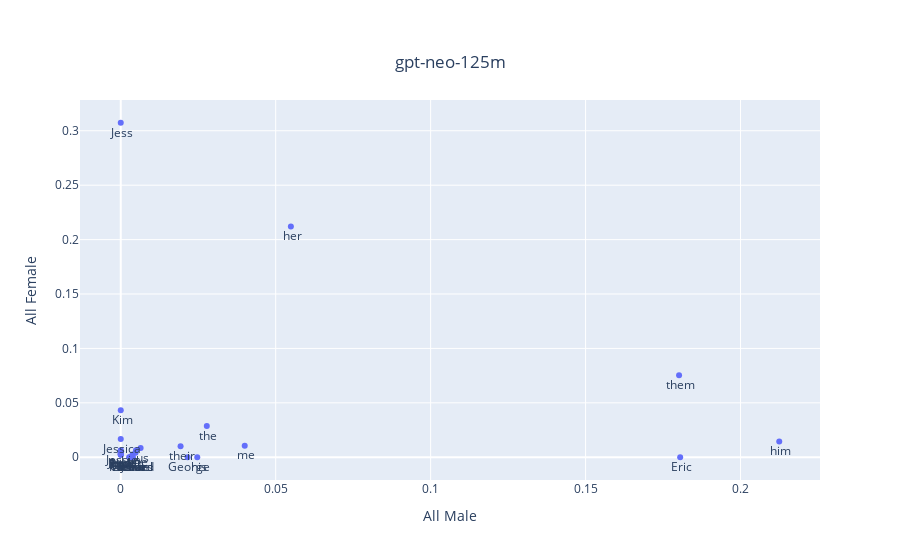

Here is the notebook cell this chart was saved with:
### Code cell
plot_compare_prompt_logprobs(prompt1, prompt2, "All Male", "All Female")

### Figure 1 — Plotly figure (JSON) as saved in the notebook; plotly's stock layout.template omitted (floating-point values rounded to 4 significant figures)
{"data": [{"mode": "markers+text", "text": [" his", " Ryan", " Josh", " Kim", " us", " George", " Jesse", " Nick", " Lee", " Jessie", " Michael", " each", " John", " Mr", " Jess", " a", " the", " one", " Dave", " Charles", " Jessica", " her", " their", " me", " Richard", " him", " Eric", " J", " Paul", " them"], "textposition": "bottom center", "type": "scatter", "x": [0.02469, 0, 0, 0, 0.006404, 0.02158, 0, 0, 0, 0, 0.002722, 0.00393, 0.003441, 0.003824, 0, 0.00491, 0.02776, 0.004778, 0.003121, 0.002909, 0, 0.05489, 0.01931, 0.04001, 0.003323, 0.2125, 0.1805, 0, 0.003284, 0.1802], "y": [0, 0.002598, 0.003271, 0.04309, 0.008484, 0, 0.003824, 0.002588, 0.002292, 0.00633, 0, 0, 0, 0.002528, 0.3074, 0.006531, 0.02881, 0.004167, 0, 0, 0.01687, 0.2121, 0.01015, 0.0106, 0, 0.01438, 0, 0.005946, 0, 0.07533]}], "layout": {"title": {"text": "gpt-neo-125m", "x": 0.5, "xanchor": "center", "y": 0.9, "yanchor": "top"}, "xaxis": {"title": {"text": "All Male"}}, "yaxis": {"title": {"text": "All Female"}}}}
